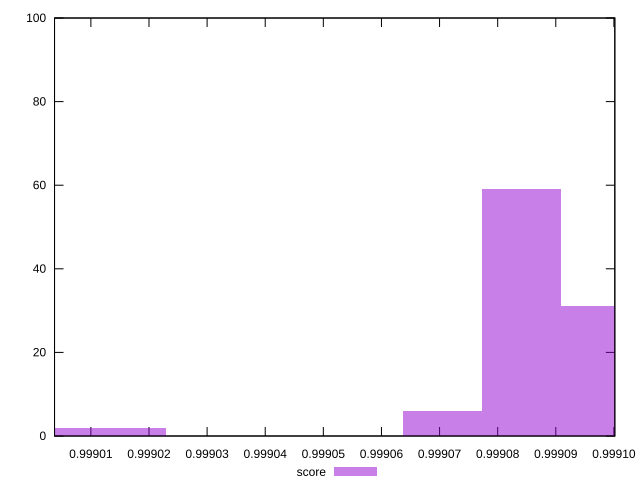

Recreate this plot in gnuplot.
reset

$score <<EOF
0.9990841536142362 59
0.9990705624816881 6
0.9990977447467844 31
0.9990026068189474 2
0.9990161979514955 2
EOF

set key outside below
set boxwidth 0.000013591132548146323
set xrange [0.9990037462007441:0.9991001576074825]
set yrange [0:100]
set trange [0:100]
set style fill transparent solid 0.5 noborder
set terminal svg size 640, 490 enhanced background rgb 'white'
set output "report_00007_2020-12-11T15:55:29.892Z/first-cpu-idle/samples/pages+cached+noexternal+nojs/score/histogram.svg"

plot $score title "score" with boxes

reset
